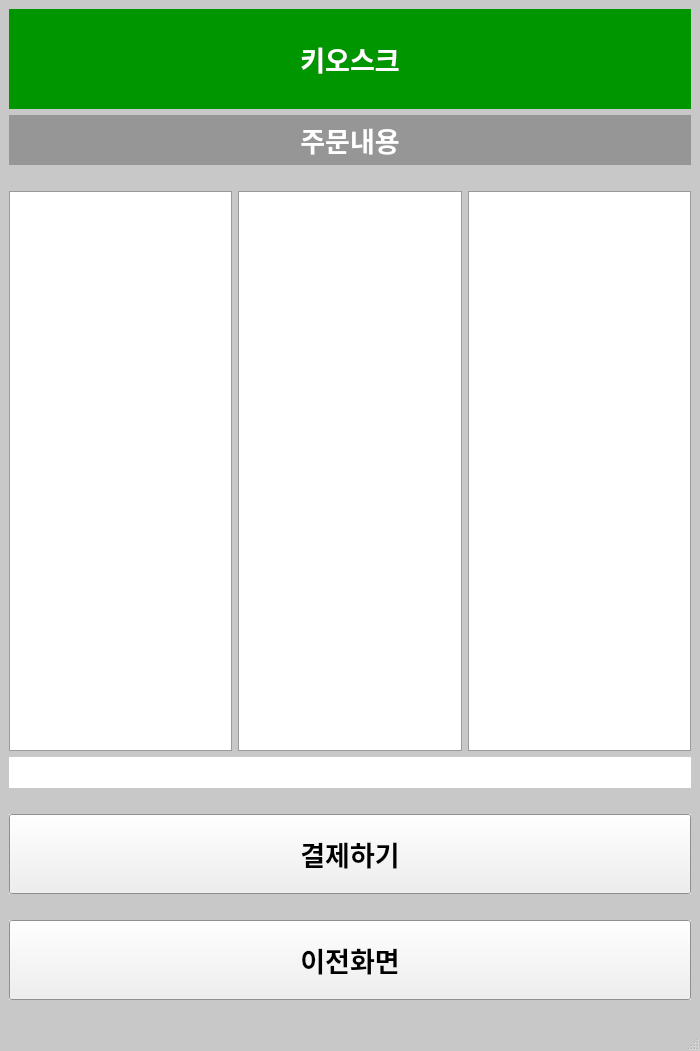
<?xml version="1.0" encoding="UTF-8"?>
<ui version="4.0">
 <class>Order_List</class>
 <widget class="QMainWindow" name="Order_List">
  <property name="geometry">
   <rect>
    <x>0</x>
    <y>0</y>
    <width>700</width>
    <height>1051</height>
   </rect>
  </property>
  <property name="palette">
   <palette>
    <active>
     <colorrole role="Base">
      <brush brushstyle="SolidPattern">
       <color alpha="255">
        <red>255</red>
        <green>255</green>
        <blue>255</blue>
       </color>
      </brush>
     </colorrole>
     <colorrole role="Window">
      <brush brushstyle="SolidPattern">
       <color alpha="255">
        <red>200</red>
        <green>200</green>
        <blue>200</blue>
       </color>
      </brush>
     </colorrole>
    </active>
    <inactive>
     <colorrole role="Base">
      <brush brushstyle="SolidPattern">
       <color alpha="255">
        <red>255</red>
        <green>255</green>
        <blue>255</blue>
       </color>
      </brush>
     </colorrole>
     <colorrole role="Window">
      <brush brushstyle="SolidPattern">
       <color alpha="255">
        <red>200</red>
        <green>200</green>
        <blue>200</blue>
       </color>
      </brush>
     </colorrole>
    </inactive>
    <disabled>
     <colorrole role="Base">
      <brush brushstyle="SolidPattern">
       <color alpha="255">
        <red>200</red>
        <green>200</green>
        <blue>200</blue>
       </color>
      </brush>
     </colorrole>
     <colorrole role="Window">
      <brush brushstyle="SolidPattern">
       <color alpha="255">
        <red>200</red>
        <green>200</green>
        <blue>200</blue>
       </color>
      </brush>
     </colorrole>
    </disabled>
   </palette>
  </property>
  <property name="windowTitle">
   <string>MainWindow</string>
  </property>
  <widget class="QWidget" name="centralwidget">
   <layout class="QGridLayout" name="gridLayout">
    <item row="0" column="0">
     <layout class="QVBoxLayout" name="verticalLayout">
      <item>
       <widget class="QLabel" name="Title">
        <property name="minimumSize">
         <size>
          <width>0</width>
          <height>100</height>
         </size>
        </property>
        <property name="maximumSize">
         <size>
          <width>16777215</width>
          <height>100</height>
         </size>
        </property>
        <property name="palette">
         <palette>
          <active>
           <colorrole role="WindowText">
            <brush brushstyle="SolidPattern">
             <color alpha="255">
              <red>255</red>
              <green>255</green>
              <blue>255</blue>
             </color>
            </brush>
           </colorrole>
           <colorrole role="Base">
            <brush brushstyle="SolidPattern">
             <color alpha="255">
              <red>255</red>
              <green>255</green>
              <blue>255</blue>
             </color>
            </brush>
           </colorrole>
           <colorrole role="Window">
            <brush brushstyle="SolidPattern">
             <color alpha="255">
              <red>0</red>
              <green>150</green>
              <blue>0</blue>
             </color>
            </brush>
           </colorrole>
          </active>
          <inactive>
           <colorrole role="WindowText">
            <brush brushstyle="SolidPattern">
             <color alpha="255">
              <red>255</red>
              <green>255</green>
              <blue>255</blue>
             </color>
            </brush>
           </colorrole>
           <colorrole role="Base">
            <brush brushstyle="SolidPattern">
             <color alpha="255">
              <red>255</red>
              <green>255</green>
              <blue>255</blue>
             </color>
            </brush>
           </colorrole>
           <colorrole role="Window">
            <brush brushstyle="SolidPattern">
             <color alpha="255">
              <red>0</red>
              <green>150</green>
              <blue>0</blue>
             </color>
            </brush>
           </colorrole>
          </inactive>
          <disabled>
           <colorrole role="WindowText">
            <brush brushstyle="SolidPattern">
             <color alpha="255">
              <red>120</red>
              <green>120</green>
              <blue>120</blue>
             </color>
            </brush>
           </colorrole>
           <colorrole role="Base">
            <brush brushstyle="SolidPattern">
             <color alpha="255">
              <red>0</red>
              <green>150</green>
              <blue>0</blue>
             </color>
            </brush>
           </colorrole>
           <colorrole role="Window">
            <brush brushstyle="SolidPattern">
             <color alpha="255">
              <red>0</red>
              <green>150</green>
              <blue>0</blue>
             </color>
            </brush>
           </colorrole>
          </disabled>
         </palette>
        </property>
        <property name="font">
         <font>
          <pointsize>20</pointsize>
          <weight>75</weight>
          <bold>true</bold>
          <underline>false</underline>
         </font>
        </property>
        <property name="autoFillBackground">
         <bool>true</bool>
        </property>
        <property name="text">
         <string>키오스크</string>
        </property>
        <property name="alignment">
         <set>Qt::AlignCenter</set>
        </property>
       </widget>
      </item>
      <item>
       <widget class="QLabel" name="Title_2">
        <property name="minimumSize">
         <size>
          <width>0</width>
          <height>50</height>
         </size>
        </property>
        <property name="maximumSize">
         <size>
          <width>16777215</width>
          <height>50</height>
         </size>
        </property>
        <property name="palette">
         <palette>
          <active>
           <colorrole role="WindowText">
            <brush brushstyle="SolidPattern">
             <color alpha="255">
              <red>255</red>
              <green>255</green>
              <blue>255</blue>
             </color>
            </brush>
           </colorrole>
           <colorrole role="Base">
            <brush brushstyle="SolidPattern">
             <color alpha="255">
              <red>255</red>
              <green>255</green>
              <blue>255</blue>
             </color>
            </brush>
           </colorrole>
           <colorrole role="Window">
            <brush brushstyle="SolidPattern">
             <color alpha="255">
              <red>150</red>
              <green>150</green>
              <blue>150</blue>
             </color>
            </brush>
           </colorrole>
          </active>
          <inactive>
           <colorrole role="WindowText">
            <brush brushstyle="SolidPattern">
             <color alpha="255">
              <red>255</red>
              <green>255</green>
              <blue>255</blue>
             </color>
            </brush>
           </colorrole>
           <colorrole role="Base">
            <brush brushstyle="SolidPattern">
             <color alpha="255">
              <red>255</red>
              <green>255</green>
              <blue>255</blue>
             </color>
            </brush>
           </colorrole>
           <colorrole role="Window">
            <brush brushstyle="SolidPattern">
             <color alpha="255">
              <red>150</red>
              <green>150</green>
              <blue>150</blue>
             </color>
            </brush>
           </colorrole>
          </inactive>
          <disabled>
           <colorrole role="WindowText">
            <brush brushstyle="SolidPattern">
             <color alpha="255">
              <red>120</red>
              <green>120</green>
              <blue>120</blue>
             </color>
            </brush>
           </colorrole>
           <colorrole role="Base">
            <brush brushstyle="SolidPattern">
             <color alpha="255">
              <red>150</red>
              <green>150</green>
              <blue>150</blue>
             </color>
            </brush>
           </colorrole>
           <colorrole role="Window">
            <brush brushstyle="SolidPattern">
             <color alpha="255">
              <red>150</red>
              <green>150</green>
              <blue>150</blue>
             </color>
            </brush>
           </colorrole>
          </disabled>
         </palette>
        </property>
        <property name="font">
         <font>
          <pointsize>20</pointsize>
          <weight>75</weight>
          <bold>true</bold>
          <underline>false</underline>
         </font>
        </property>
        <property name="autoFillBackground">
         <bool>true</bool>
        </property>
        <property name="text">
         <string>주문내용</string>
        </property>
        <property name="alignment">
         <set>Qt::AlignCenter</set>
        </property>
       </widget>
      </item>
      <item>
       <widget class="QLabel" name="label">
        <property name="maximumSize">
         <size>
          <width>16777215</width>
          <height>16777215</height>
         </size>
        </property>
        <property name="text">
         <string/>
        </property>
       </widget>
      </item>
      <item>
       <layout class="QHBoxLayout" name="horizontalLayout">
        <item>
         <widget class="QListWidget" name="Orderlist_1">
          <property name="font">
           <font>
            <pointsize>20</pointsize>
            <weight>75</weight>
            <bold>true</bold>
           </font>
          </property>
         </widget>
        </item>
        <item>
         <widget class="QListWidget" name="Orderlist_2">
          <property name="font">
           <font>
            <pointsize>20</pointsize>
            <weight>75</weight>
            <bold>true</bold>
           </font>
          </property>
         </widget>
        </item>
        <item>
         <widget class="QListWidget" name="Orderlist_3">
          <property name="font">
           <font>
            <pointsize>20</pointsize>
            <weight>75</weight>
            <bold>true</bold>
           </font>
          </property>
         </widget>
        </item>
       </layout>
      </item>
      <item>
       <widget class="QLabel" name="Total_Pr">
        <property name="palette">
         <palette>
          <active>
           <colorrole role="Base">
            <brush brushstyle="SolidPattern">
             <color alpha="255">
              <red>255</red>
              <green>255</green>
              <blue>255</blue>
             </color>
            </brush>
           </colorrole>
           <colorrole role="Window">
            <brush brushstyle="SolidPattern">
             <color alpha="255">
              <red>255</red>
              <green>255</green>
              <blue>255</blue>
             </color>
            </brush>
           </colorrole>
          </active>
          <inactive>
           <colorrole role="Base">
            <brush brushstyle="SolidPattern">
             <color alpha="255">
              <red>255</red>
              <green>255</green>
              <blue>255</blue>
             </color>
            </brush>
           </colorrole>
           <colorrole role="Window">
            <brush brushstyle="SolidPattern">
             <color alpha="255">
              <red>255</red>
              <green>255</green>
              <blue>255</blue>
             </color>
            </brush>
           </colorrole>
          </inactive>
          <disabled>
           <colorrole role="Base">
            <brush brushstyle="SolidPattern">
             <color alpha="255">
              <red>255</red>
              <green>255</green>
              <blue>255</blue>
             </color>
            </brush>
           </colorrole>
           <colorrole role="Window">
            <brush brushstyle="SolidPattern">
             <color alpha="255">
              <red>255</red>
              <green>255</green>
              <blue>255</blue>
             </color>
            </brush>
           </colorrole>
          </disabled>
         </palette>
        </property>
        <property name="font">
         <font>
          <pointsize>20</pointsize>
          <weight>75</weight>
          <bold>true</bold>
         </font>
        </property>
        <property name="autoFillBackground">
         <bool>true</bool>
        </property>
        <property name="text">
         <string/>
        </property>
        <property name="alignment">
         <set>Qt::AlignCenter</set>
        </property>
       </widget>
      </item>
      <item>
       <widget class="QLabel" name="label_2">
        <property name="maximumSize">
         <size>
          <width>16777215</width>
          <height>16777215</height>
         </size>
        </property>
        <property name="text">
         <string/>
        </property>
       </widget>
      </item>
      <item>
       <widget class="QPushButton" name="Pay">
        <property name="minimumSize">
         <size>
          <width>0</width>
          <height>80</height>
         </size>
        </property>
        <property name="font">
         <font>
          <pointsize>20</pointsize>
          <weight>75</weight>
          <bold>true</bold>
         </font>
        </property>
        <property name="autoFillBackground">
         <bool>true</bool>
        </property>
        <property name="text">
         <string>결제하기</string>
        </property>
        <property name="checkable">
         <bool>false</bool>
        </property>
        <property name="flat">
         <bool>false</bool>
        </property>
       </widget>
      </item>
      <item>
       <widget class="QLabel" name="label_4">
        <property name="maximumSize">
         <size>
          <width>16777215</width>
          <height>16777215</height>
         </size>
        </property>
        <property name="text">
         <string/>
        </property>
       </widget>
      </item>
      <item>
       <widget class="QPushButton" name="Order">
        <property name="minimumSize">
         <size>
          <width>0</width>
          <height>80</height>
         </size>
        </property>
        <property name="font">
         <font>
          <pointsize>20</pointsize>
          <weight>75</weight>
          <bold>true</bold>
         </font>
        </property>
        <property name="autoFillBackground">
         <bool>true</bool>
        </property>
        <property name="text">
         <string>이전화면</string>
        </property>
        <property name="checkable">
         <bool>false</bool>
        </property>
        <property name="flat">
         <bool>false</bool>
        </property>
       </widget>
      </item>
      <item>
       <widget class="QLabel" name="label_3">
        <property name="minimumSize">
         <size>
          <width>0</width>
          <height>0</height>
         </size>
        </property>
        <property name="maximumSize">
         <size>
          <width>16777215</width>
          <height>16777215</height>
         </size>
        </property>
        <property name="text">
         <string/>
        </property>
       </widget>
      </item>
     </layout>
    </item>
   </layout>
  </widget>
  <widget class="QMenuBar" name="menubar">
   <property name="geometry">
    <rect>
     <x>0</x>
     <y>0</y>
     <width>700</width>
     <height>26</height>
    </rect>
   </property>
  </widget>
  <widget class="QStatusBar" name="statusbar"/>
 </widget>
 <resources/>
 <connections/>
</ui>
